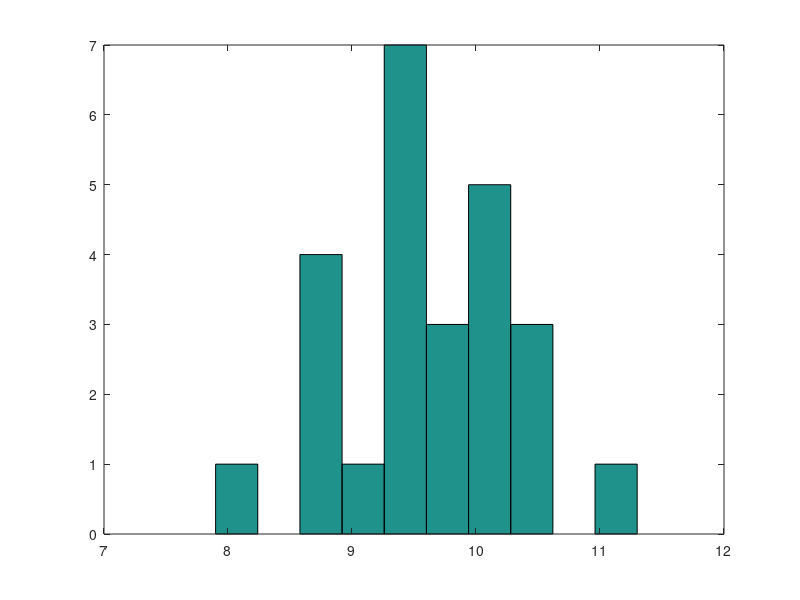

MATLAB code to generate this figure:
function result = prob17_1()
    data = [8.8,  9.5,  9.8, 9.4,  10,...
            9.4,  10.1, 9.2, 11.3, 9.4,...
            10,   10.4, 7.9, 10.4, 9.8,...
            9.8,  9.5,  8.9, 8.8,  10.6,...
            10.1, 9.5,  9.6, 10.2, 8.9];
        
     % (alfa/2, n-1) = 0.025,24
     table_val = 2.0639;
     mean_val = mean(data);
     stddev_val = std(data);
     variance_val = var(data);
     coeff_var_val = std(data)/mean(data)*100;
     lower_bound = mean_val - (stddev_val/sqrt(numel(data))) * table_val;
     upper_bound = mean_val + (stddev_val/sqrt(numel(data))) * table_val;
        
     fprintf('mean: %.5f\n', mean_val);
     fprintf('standard deviation: %.5f\n', stddev_val);
     fprintf('variance: %.5f\n', variance_val);
     fprintf('coefficient variation: %.5f%%\n', coeff_var_val);
     fprintf('lower bound for 95%% confidence: %.5f\nupper bound for 95%% confidence: %.5f\n', lower_bound, upper_bound);
     
     % constructing histogram for datas given
     hist(data)
end